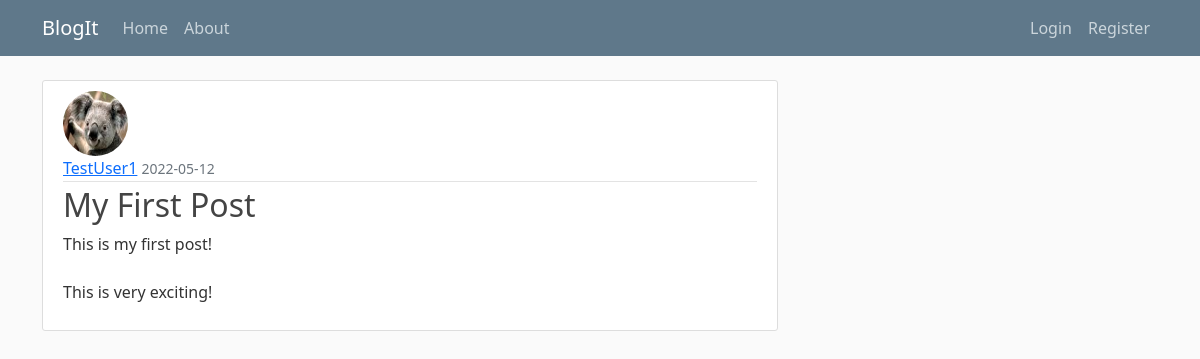
/post/1, run on the app's committed database.
### flaskblog/models.py (models this page shows, shortened)
class User(db.Model, UserMixin):
    id = db.Column(db.Integer, primary_key=True)        # setting column id of type integer and making it a primary key by setting primary_key contraint to True
    username = db.Column(db.String(20), unique=True, nullable=False)
    email = db.Column(db.String(120), unique=True, nullable=False)
    image_file = db.Column(db.String(20), nullable=False, default='default.jpg')
    password = db.Column(db.String(60), nullable=False)
    posts = db.relationship('Post', backref='author', lazy=True)

class Post(db.Model):
    id = db.Column(db.Integer, primary_key=True)
    title = db.Column(db.String(100), nullable=False)
    date_posted = db.Column(db.DateTime, nullable=False, default=datetime.utcnow)
    content = db.Column(db.Text, nullable=False)
    user_id = db.Column(db.Integer, db.ForeignKey('user.id'), nullable=False)

### flaskblog/posts/routes.py (the view)
@posts.route('/post/<int:post_id>')
def post(post_id):
    post = Post.query.get_or_404(post_id)
    return render_template('post.html', title=post.title, post=post)

### flaskblog/templates/post.html (shortened to what this page needs)
{% extends "layout.html" %}
{% block content %}
	<article class="media content-section">
		<img class="rounded-circle article-img" src="{{ url_for('static', filename='profile_pics/' + post.author.image_file) }}">
		<div class="media-body">
			<div class="article-metadata">
				<a class="mr-2" href="{{ url_for('users.user_posts', username=post.author.username) }}">{{ post.author.username }}</a>
				<small class="text-muted">{{ post.date_posted.strftime('%Y-%m-%d') }}</small>
			</div>
			<h2 class="article-title">{{ post.title }}</h2>
			<p class="article-content">{{ post.content }}</p>
		</div>
	</article>
{% endblock content %}

### flaskblog/static/main.css (style rules this page uses)
body { background: #fafafa; color: #333333; margin-top: 5rem; }
h1, h2, h3, h4, h5, h6 { color: #444444; }
.content-section { background: #ffffff; padding: 10px 20px; border: 1px solid #dddddd; border-radius: 3px; margin-bottom: 20px; }
.article-title { color: #444444; }
.article-content { white-space: pre-line; }
.article-img { height: 65px; width: 65px; margin-right: 16px; }
.article-metadata { padding-bottom: 1px; margin-bottom: 4px; border-bottom: 1px solid #e3e3e3 }

### data on the page
User: image_file (picture), author.username "TestUser1"
Post: date_posted "2022-05-12", title "My First Post", content "This is my first post! This is very exciting!"
